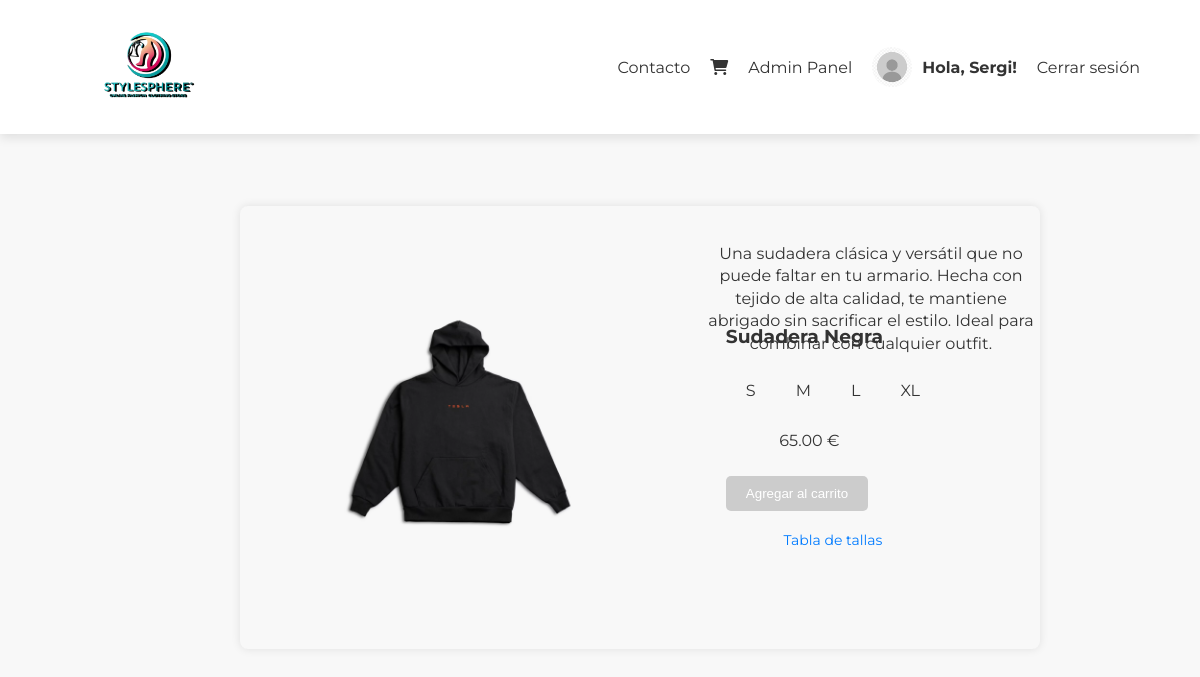
The page /detalle.php?id=45 (signed in) on the database its author committed.
### tables this page shows
CREATE TABLE `productos` (
  `id` int(11) NOT NULL,
  `nombre` varchar(100) DEFAULT NULL,
  `precio` decimal(10,2) DEFAULT NULL,
  `descripcion` text DEFAULT NULL,
  `fecha_creacion` datetime DEFAULT current_timestamp()
);

### detalle.php (the view, shortened to what this page needs)
<?php
include 'config.php';
if (isset($_GET['id'])) {
    $id_producto = intval($_GET['id']);
} else {
    echo "No se especificó un producto.";
    exit;
}
?>
<!DOCTYPE html>
<html lang="es">
<head>
    <link rel="stylesheet" href="styles.css?v=<?php echo time(); ?>">
    <link rel="stylesheet" href="https://cdnjs.cloudflare.com/ajax/libs/font-awesome/6.0.0-beta3/css/all.min.css">
</head>
<body class="body-container">
    <header>
        <div class="logo">
            <a href="./index.php">
                <img src="./images/logo.png" alt="Logo de la tienda" width="300" height="auto">
            </a>
        </div>
        <nav>
            <ul>
                <li><a href="#contacto">Contacto</a></li>
                <li><a href="./cart.php"><i class="fas fa-shopping-cart"></i></a></li>
                <?php if (isset($_SESSION['role']) && $_SESSION['role'] == 1): ?>
                    <li><a href="admin_panel.php">Admin Panel</a></li>
                <?php endif; ?>
                <?php if (isset($_SESSION['UsuarioID'])): ?>
                    <li class="user-info">
                        <?php
                        $usuario_id = $_SESSION['UsuarioID'];
                        $nombre = htmlspecialchars($_SESSION['Nombre']);
                        $ruta_imagen = "images/perfiles/" . $usuario_id . ".webp";
                        if (file_exists($ruta_imagen)) {
                            echo "<img src='$ruta_imagen' alt='Foto de $nombre' class='profile-pic'>";
                        } else {
                            echo "<img src='images/perfiles/default.webp' alt='Foto por defecto' class='profile-pic' width='50' height='auto'>";
                        }
                        ?>
                        <p>Hola, <?php echo $nombre; ?>!</p>
                    </li>
                    <li><a href="logout.php">Cerrar sesión</a></li>
                <?php else: ?>
                    <li><a href="./login.php"><i class="fas fa-sign-in-alt"></i></a></li>
                <?php endif; ?>
            </ul>
        </nav>
    </header>
    <main class="product-details-container">
        <?php
        $sql = "SELECT id, nombre, precio, descripcion FROM productos WHERE id = $id_producto";
        $result = $conn->query($sql);
        if ($result->num_rows > 0) {
            $row = $result->fetch_assoc();
            $id = $row["id"];
            $nombre = $row["nombre"];
            $precio = $row["precio"];
            $descripcion = $row["descripcion"];
            $image_path = "images/{$id}.webp";
            $tallas_sql = "SELECT tallas FROM tallas WHERE id_producto = $id";
            $tallas_result = $conn->query($tallas_sql);
            $tallas_array = [];
            if ($tallas_result->num_rows > 0) {
                while ($row_talla = $tallas_result->fetch_assoc()) {
                    $tallas_array[] = $row_talla["tallas"];
                }
            }
            echo "<div class='descripcion-container'><p class='descripcion-details'>" . htmlspecialchars($descripcion) . "</p></div>";
            echo "<div class='product-details-flex' data-product-id=$id>";
            echo "<img class='img-details' src='$image_path' alt='" . htmlspecialchars($nombre) . "'>";
            echo "<div class='product-info'>";
            echo "<h3>" . htmlspecialchars($nombre) . "</h3>";
            echo "<div class='sizes'>";
            foreach ($tallas_array as $talla) {
                echo "<div class='size-option' data-size='" . htmlspecialchars($talla) . "'>" . htmlspecialchars($talla) . "</div>";
            }
            echo "</div>";
            echo "<p class='precio-details'>" . number_format($precio, 2) . " €</p>";
            echo "<button class='add-to-cart'>Agregar al carrito</button>";
            echo "<a href='tabla_tallas.html' class='cancel-button-modificar-product'>Tabla de tallas</a>";
            echo "</div>";
            echo "</div>";
        } else {
            echo "<p class='error-message'>No se encontró el producto.</p>";
        }
        ?>
    </main>
</body>
</html>

### styles.css (style rules this page uses)
html { min-height: 100%; position: relative; }
body { font-family: "Montserrat", serif; margin: 0; padding: 0; box-sizing: border-box; background-color: #f4f4f4; }
header { display: flex; justify-content: space-between; align-items: center; padding: 15px 5%; background-color: #fff; box-shadow: 0 4px 10px #0000001a; position: sticky; top: 0; z-index: 1000; }
nav ul { list-style: none; display: flex; gap: 20px; margin: 0; padding: 0; }
nav ul li a { text-decoration: none; color: #333; font-size: 1rem; transition: color 0.3s ease-in-out; }
.descripcion-container { width: 350px; height: 150px; position: absolute; top: 28%; left: 58%; overflow: hidden; display: flex; align-items: center; justify-content: center; text-align: center; padding: 10px; box-sizing: border-box; }
.descripcion-details { margin: 0; font-size: 16px; line-height: 1.4; word-wrap: break-word; }
.user-info { display: flex; align-items: center; gap: 10px; }
.add-to-cart { background-color: #ccc; color: #fff; padding: 10px 20px; border: none; cursor: not-allowed; border-radius: 5px; margin-top: 10px; display: inline-block; padding: 10px 20px; background-color: #3b5fd4; color: #fff; text-decoration: none; margin-top: 10px; border: none; cursor: pointer; border-radius: 5px; }
.size-option { display: inline-block; padding: 10px 15px; margin: 5px; cursor: pointer; border-radius: 25%; transition: all 0.3s ease; }
.precio-details { margin-left: 25%; }
.add-to-cart:disabled { background-color: #ccc; cursor: not-allowed; }
.logo img { height: 100px; width: auto; }
.body-container { font-family: "Montserrat", sans-serif; background-color: #f8f8f8; margin: 0; padding: 0; color: #333; }
.product-details-flex { width: 50%; background: #f8f8f8; border-radius: 8px; box-shadow: 0 0 10px #0000001a; margin-inline: 20%; margin-block: 6%; justify-content: space-between; padding: 100px; display: flex; align-items: center; }
.img-details { width: 40%; height: auto; }
.profile-pic { width: 40px; height: 40px; border-radius: 50%; object-fit: cover; }
.user-info p { margin: 0; font-size: 1rem; font-weight: 700; color: #333; }
.cancel-button-modificar-product { display: block; text-align: center; margin-top: 20px; color: #007bff; text-decoration: none; font-size: 14px; }
nav, nav ul li { display: flex; align-items: center; }

### rows shown on the page
productos: descripcion "Una sudadera clásica y versátil que no puede faltar en tu armario. Hecha con tejido de alta calidad, te mantiene abrigado sin sacrificar el estilo. Ideal para combinar con cualquier outfit.", nombre "Sudadera Negra", precio "65.00"

### other values the page prints
$nombre "Sergi"
$talla "S"
$talla "M"
$talla "L"
$talla "XL"
